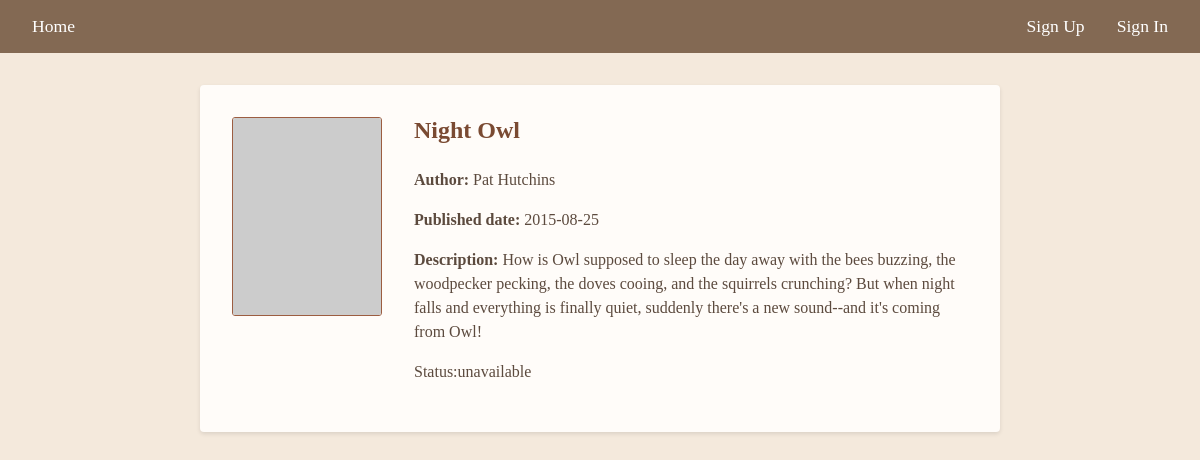
The page /Night Owl on the database its author committed.
### tables this page shows
CREATE TABLE book (
            Bookid VARCHAR(255) NOT NULL PRIMARY KEY,
            Title CHAR(25) NOT NULL,
            Author CHAR(25),
            Status INTEGER(25),
            Description TEXT,
            Date TEXT,
            Img TEXT
            );

### main.py (the view, shortened to what this page needs)
@app.route("/<bookname>",methods=['GET', 'POST'])
def bookpage(bookname):
    print(bookname)
    form = Borrow()
    data=table.fetchdata(bookname=bookname)
    name=table.findname()
    try:
        data=list(data)
        name=list(name)
    except:
        pass
    if data:
        form = Borrow()
        check=table.Signedin()
        if check:
            return render_template("book.html",data=data,form=form,name=name[0])
        else:
            return render_template("book.html",data=data,form=form)
    else:
        return render_template('booknotfound.html')

### tableaction.py (called while the page is built)
    @contextmanager
    def _get_connection(self):
        conn = None
        try:
            conn = sqlite3.connect('mydatabase.db', timeout=10)
            conn.execute("PRAGMA busy_timeout = 5000")  # 5 second timeout
            yield conn
        except sqlite3.Error as e:
            print(f"Database error: {e}")
            raise
        finally:
            if conn:
                conn.close()

    def fetchdata(self,bookname:str):
       with self._get_connection() as conn:
            cursor = conn.cursor()
            cursor.execute("""
            SELECT * FROM book
            WHERE Title = ?
            """, (bookname,))
            row = cursor.fetchone()
            conn.close()
            if row:
                self.bid=row[0]
                print(self.bid)
                return row
            else:
                return False

    def findname(self):
        with self._get_connection() as conn:
            cursor = conn.cursor()
            cursor.execute("""
                SELECT First_Name FROM user
                WHERE Userid = ?
                """, (self.i,))
            name = cursor.fetchone()
            return name

    def Signedin(self):
        return self.signedin

### templates/book.html (shortened to what this page needs)
<!DOCTYPE html>
<html lang="en">
<head>
</head>
<body>
    <nav>
        <a href="{{ url_for('home') }}" class="home-link">Home</a>
        <div class="auth-links">
            {% if name %}
            <a href="{{url_for('profile',username=name)}}" class="welcome-text">{{name}}</a>
            {% else %}
                <a href="{{ url_for('signup') }}">Sign Up</a>
                <a href="{{ url_for('signin') }}">Sign In</a>
            {% endif %}
        </div>
    </nav>
    <div class="book-container">
        <div class="book-cover">
            <img
                src={{data[6]}}
                alt="{{ data[1] }} Cover"
                onerror="this.onerror=null; this.src='https://via.placeholder.com/150x200?text=No+Cover';"
            >
        </div>
        <div class="book-details">
            <h1 class="book-title">{{ data[1] }}</h1>
            <p><strong>Author:</strong> {{ data[2] }}</p>
            <p><strong>Published date:</strong> {{ data[5] }}</p>
            <p><strong>Description:</strong> {{ data[4] }}</p>
            {% if data[3]==0 %}
            <p class="status-available">Status: Available</p>
            <form method="POST">
                {{ form.hidden_tag() }}
                {{ form.borrow(class="btn btn-primary") }}
            </form>
            {% else %}
                <p>Status:unavailable</p>
            {% endif %}
        </div>
    </div>
</body>
</html>

### templates/book.html (style rules this page uses)
* { margin: 0; padding: 0; box-sizing: border-box; font-family: 'Georgia', serif; }
body { background-color: #F4E9DC; min-height: 100vh; }
nav { background-color: #836953; padding: 1rem 2rem; display: flex; justify-content: space-between; align-items: center; }
.home-link { color: #FFFFFF; text-decoration: none; font-size: 1.1rem; transition: color 0.3s ease; }
.auth-links { display: flex; gap: 2rem; align-items: center; }
.auth-links a { color: #FFFFFF; text-decoration: none; font-size: 1.1rem; transition: color 0.3s ease; }
.book-container { max-width: 800px; margin: 2rem auto; padding: 2rem; background-color: #FFFCF9; border-radius: 4px; box-shadow: 0 2px 4px rgba(0,0,0,0.1); display: flex; gap: 2rem; }
.book-cover img { width: 150px; height: auto; border: 1px solid #9C5D41; border-radius: 3px; }
.book-details { flex: 1; }
.book-details p { margin-bottom: 1rem; color: #5C4A3E; line-height: 1.5; }
.book-title { font-size: 1.5rem; font-weight: bold; color: #7A4A32; margin-bottom: 1.5rem; }

### rows shown on the page
book: Title "Night Owl", Author "Pat Hutchins", Date "2015-08-25", Description "How is Owl supposed to sleep the day away with the bees buzzing, the woodpecker pecking, the doves cooing, and the squirrels crunching? But when night falls and everything is finally quiet, suddenly there's a new sound--and it's coming from Owl!"
